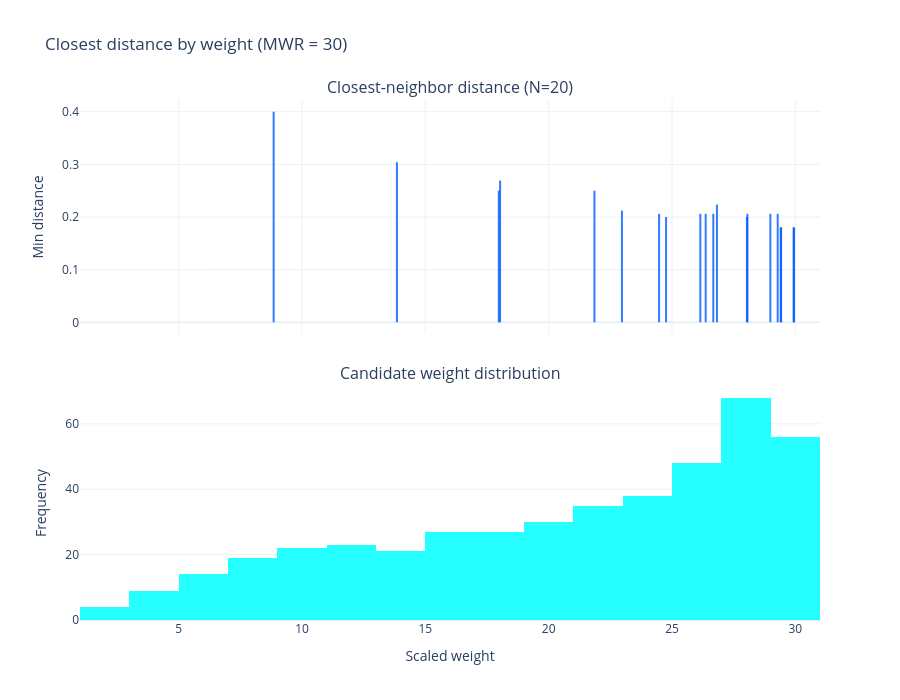

The cell this chart's notebook holds for it:
### Code cell
cdbw(30)

### Figure 1 — Plotly figure (JSON) as saved in the notebook; plotly's stock layout.template omitted (floating-point values rounded to 4 significant figures; data arrays with more than 128 entries replaced by an {"elided": "..."} marker saying what was removed)
{"data": [{"line": {"color": "rgba(0, 90, 255, 0.80)", "width": 2}, "mode": "lines", "showlegend": false, "type": "scatter", "x": [18.03, 18.03], "xaxis": "x", "y": [0, 0.2693], "yaxis": "y"}, {"line": {"color": "rgba(0, 90, 255, 0.80)", "width": 2}, "mode": "lines", "showlegend": false, "type": "scatter", "x": [26.67, 26.67], "xaxis": "x", "y": [0, 0.2062], "yaxis": "y"}, {"line": {"color": "rgba(0, 90, 255, 0.80)", "width": 2}, "mode": "lines", "showlegend": false, "type": "scatter", "x": [28.06, 28.06], "xaxis": "x", "y": [0, 0.2062], "yaxis": "y"}, {"line": {"color": "rgba(0, 90, 255, 0.80)", "width": 2}, "mode": "lines", "showlegend": false, "type": "scatter", "x": [29.42, 29.42], "xaxis": "x", "y": [0, 0.1803], "yaxis": "y"}, {"line": {"color": "rgba(0, 90, 255, 0.80)", "width": 2}, "mode": "lines", "showlegend": false, "type": "scatter", "x": [13.85, 13.85], "xaxis": "x", "y": [0, 0.3041], "yaxis": "y"}, {"line": {"color": "rgba(0, 90, 255, 0.80)", "width": 2}, "mode": "lines", "showlegend": false, "type": "scatter", "x": [28.99, 28.99], "xaxis": "x", "y": [0, 0.2062], "yaxis": "y"}, {"line": {"color": "rgba(0, 90, 255, 0.80)", "width": 2}, "mode": "lines", "showlegend": false, "type": "scatter", "x": [26.15, 26.15], "xaxis": "x", "y": [0, 0.2062], "yaxis": "y"}, {"line": {"color": "rgba(0, 90, 255, 0.80)", "width": 2}, "mode": "lines", "showlegend": false, "type": "scatter", "x": [24.76, 24.76], "xaxis": "x", "y": [0, 0.2], "yaxis": "y"}, {"line": {"color": "rgba(0, 90, 255, 0.80)", "width": 2}, "mode": "lines", "showlegend": false, "type": "scatter", "x": [29.93, 29.93], "xaxis": "x", "y": [0, 0.1803], "yaxis": "y"}, {"line": {"color": "rgba(0, 90, 255, 0.80)", "width": 2}, "mode": "lines", "showlegend": false, "type": "scatter", "x": [8.85, 8.85], "xaxis": "x", "y": [0, 0.4], "yaxis": "y"}, {"line": {"color": "rgba(0, 90, 255, 0.80)", "width": 2}, "mode": "lines", "showlegend": false, "type": "scatter", "x": [22.97, 22.97], "xaxis": "x", "y": [0, 0.2121], "yaxis": "y"}, {"line": {"color": "rgba(0, 90, 255, 0.80)", "width": 2}, "mode": "lines", "showlegend": false, "type": "scatter", "x": [29.29, 29.29], "xaxis": "x", "y": [0, 0.2062], "yaxis": "y"}, {"line": {"color": "rgba(0, 90, 255, 0.80)", "width": 2}, "mode": "lines", "showlegend": false, "type": "scatter", "x": [17.98, 17.98], "xaxis": "x", "y": [0, 0.25], "yaxis": "y"}, {"line": {"color": "rgba(0, 90, 255, 0.80)", "width": 2}, "mode": "lines", "showlegend": false, "type": "scatter", "x": [26.82, 26.82], "xaxis": "x", "y": [0, 0.2236], "yaxis": "y"}, {"line": {"color": "rgba(0, 90, 255, 0.80)", "width": 2}, "mode": "lines", "showlegend": false, "type": "scatter", "x": [24.48, 24.48], "xaxis": "x", "y": [0, 0.2062], "yaxis": "y"}, {"line": {"color": "rgba(0, 90, 255, 0.80)", "width": 2}, "mode": "lines", "showlegend": false, "type": "scatter", "x": [21.86, 21.86], "xaxis": "x", "y": [0, 0.25], "yaxis": "y"}, {"line": {"color": "rgba(0, 90, 255, 0.80)", "width": 2}, "mode": "lines", "showlegend": false, "type": "scatter", "x": [28.04, 28.04], "xaxis": "x", "y": [0, 0.2], "yaxis": "y"}, {"line": {"color": "rgba(0, 90, 255, 0.80)", "width": 2}, "mode": "lines", "showlegend": false, "type": "scatter", "x": [29.95, 29.95], "xaxis": "x", "y": [0, 0.1803], "yaxis": "y"}, {"line": {"color": "rgba(0, 90, 255, 0.80)", "width": 2}, "mode": "lines", "showlegend": false, "type": "scatter", "x": [26.37, 26.37], "xaxis": "x", "y": [0, 0.2062], "yaxis": "y"}, {"line": {"color": "rgba(0, 90, 255, 0.80)", "width": 2}, "mode": "lines", "showlegend": false, "type": "scatter", "x": [29.41, 29.41], "xaxis": "x", "y": [0, 0.1803], "yaxis": "y"}, {"marker": {"color": "rgba(0, 255, 255, 1.0)"}, "opacity": 0.85, "showlegend": false, "type": "histogram", "x": {"elided": "441 float values"}, "xaxis": "x2", "yaxis": "y2"}], "layout": {"annotations": [{"font": {"size": 16}, "showarrow": false, "text": "Closest-neighbor distance (N=20)", "x": 0.5, "xanchor": "center", "xref": "paper", "y": 1, "yanchor": "bottom", "yref": "paper"}, {"font": {"size": 16}, "showarrow": false, "text": "Candidate weight distribution", "x": 0.5, "xanchor": "center", "xref": "paper", "y": 0.45, "yanchor": "bottom", "yref": "paper"}], "height": 700, "title": {"text": "Closest distance by weight (MWR = 30)"}, "width": 900, "xaxis": {"anchor": "y", "domain": [0, 1], "matches": "x2", "showticklabels": false}, "xaxis2": {"anchor": "y2", "domain": [0, 1], "title": {"text": "Scaled weight"}}, "yaxis": {"anchor": "x", "domain": [0.55, 1], "title": {"text": "Min distance"}}, "yaxis2": {"anchor": "x2", "domain": [0, 0.45], "title": {"text": "Frequency"}}}}
